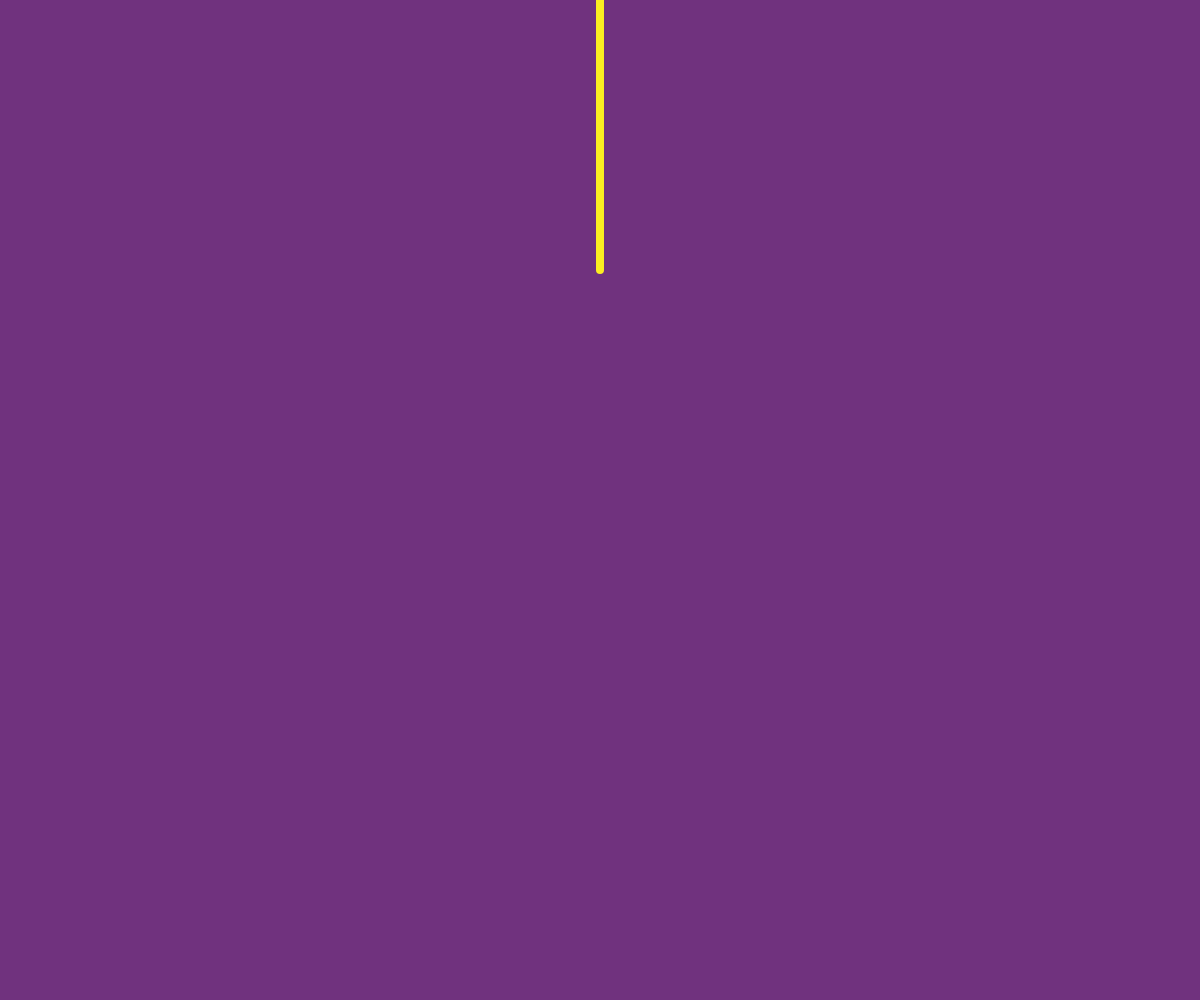
Frame 1 (no input)
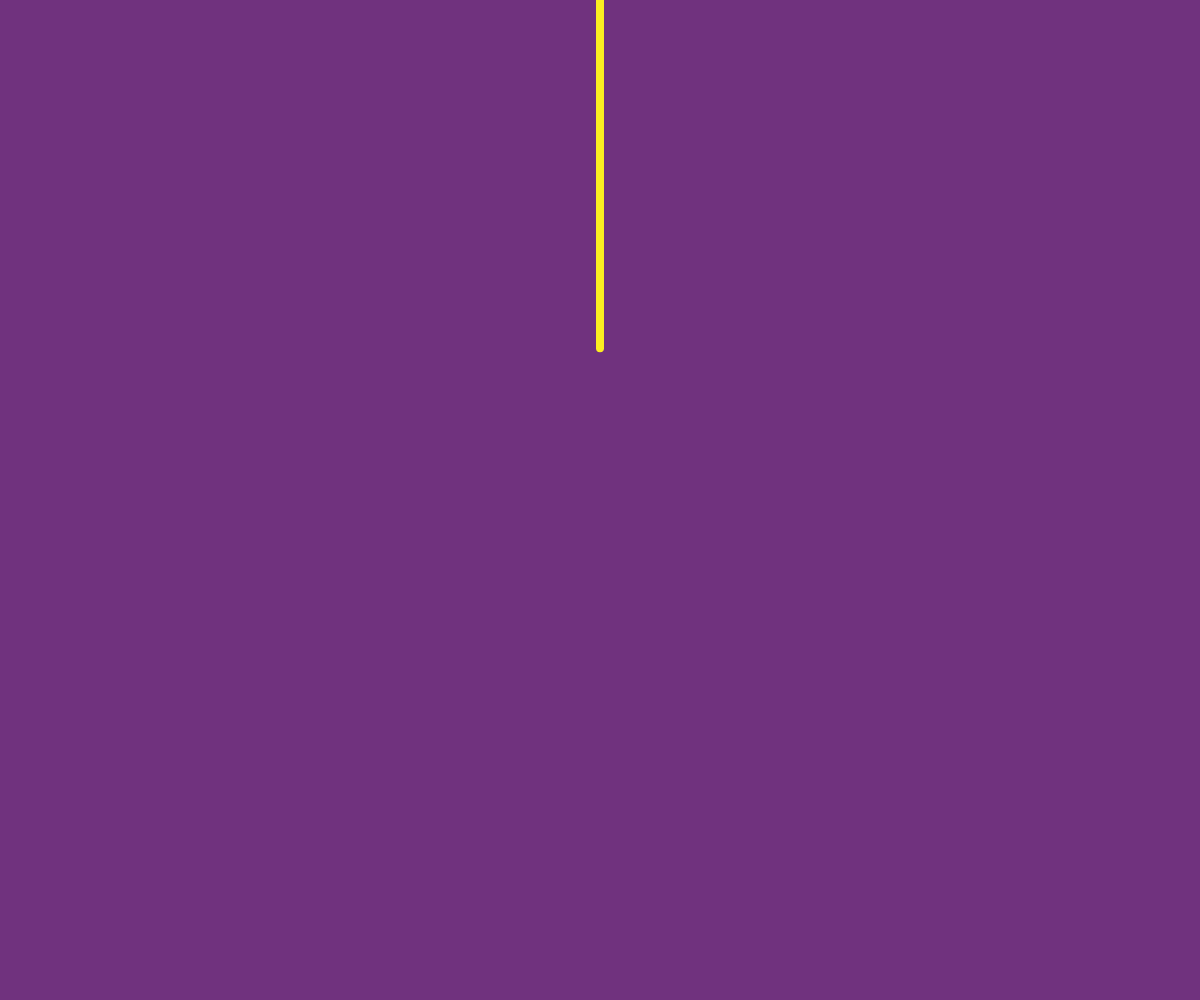
Frame 60 (no input)
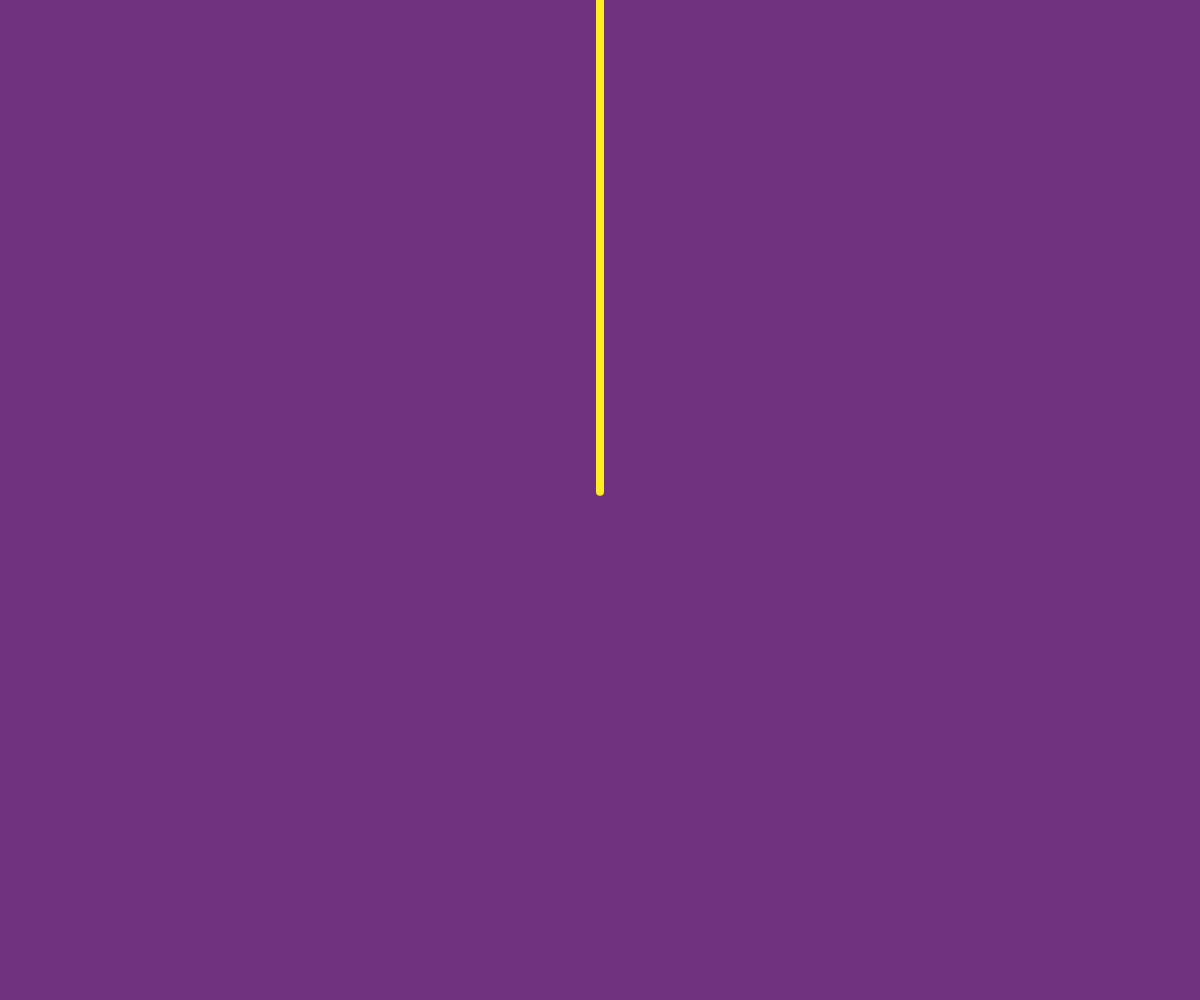
Frame 120 (the mouse pressed at the canvas centre since frame 60)

The p5.js sketch that drew these frames (run headless with seeded random() and noise() and a simulated clock; from frame 60 on, the mouse is pressed at the canvas centre):

// p5.js sketch
// ── sketch.js
let particles = [];
let springs = [];
let spacing = 30;
let k = 0.1;

let gravity;

function setup() {
  createCanvas(windowWidth, windowHeight);
  for (let i = 0; i < 10; i++) {
    particles[i] = new Particle(width / 2, i * spacing);
    if (i !== 0) {
      let a = particles[i];
      let b = particles[i - 1];
      let spring = new Spring(k, spacing, a, b);
      springs.push(spring);
    }
  }

  particles[0].locked = true;

  gravity = createVector(0, 0.1);
}

function draw() {
  background(112, 50, 126);

  for (let s of springs) {
    s.update();
    //s.show();
  }

  noFill();
  stroke(252, 238, 33);
  strokeWeight(8);
  beginShape();
  let head = particles[0];
  curveVertex(head.position.x, head.position.y);
  for (let p of particles) {
    p.applyForce(gravity);
    p.update();
    curveVertex(p.position.x, p.position.y);
    //p.show();
  }
  let tail = particles[particles.length - 1];
  curveVertex(tail.position.x, tail.position.y);
  endShape();

  if (mouseIsPressed) {
    tail.position.set(mouseX, mouseY);
    tail.velocity.set(0, 0);
  }
}


//comments
//spring.show();
//spring.update();
// bob.update();
// anchor.update();
//  bob.show();
//anchor.show();

/*

  //f = a
  velocity.add(force)
  velocity.add(gravity)
  bob.add(velocity)
  velocity.mult(0.99)
  */

//bob = new Particle(350, 300);
// anchor = new Particle(300, 0);
// spring = new Spring(0.01, 200, bob, anchor);
//gravity = createVector(0, 0.1);

// ── particle.js
class Particle {
  constructor(x, y) {
    this.accelaration = createVector(0, 0);
    this.velocity = createVector(0, 0);
    this.position = createVector(x, y);
    this.mass = 1;
    this.locked = false;
  }

  applyForce(force) {
    let f = force.copy();
    f.div(this.masss);
    this.accelaration.add(f);
  }

  update() {
    if (!this.locked) {
      this.velocity.mult(0.99);
      this.velocity.add(this.accelaration);
      this.position.add(this.velocity);
      this.accelaration.mult(0);
    }
  }

  show() {
    stroke(200);
    strokeWeight(2);
    fill(45, 197, 244);
    ellipse(this.position.x, this.position.y, 16);
  }
}

// ── spring.js
class Spring {
    constructor(k, restLength, a, b) {
      this.k = k;
      this.restLength = restLength;
      this.a = a;
      this.b = b;
    }
  
    update() {
      let force = p5.Vector.sub(this.b.position, this.a.position);
      let x = force.mag() - this.restLength;
      force.normalize();
      force.mult(this.k * x);
      this.a.applyForce(force);
      force.mult(-1);
      this.b.applyForce(force);
    }
  
    show() {
      strokeWeight(4);
      stroke(255);
      line(
        this.a.position.x,
        this.a.position.y,
        this.b.position.x,
        this.b.position.y
      );
    }
  }
